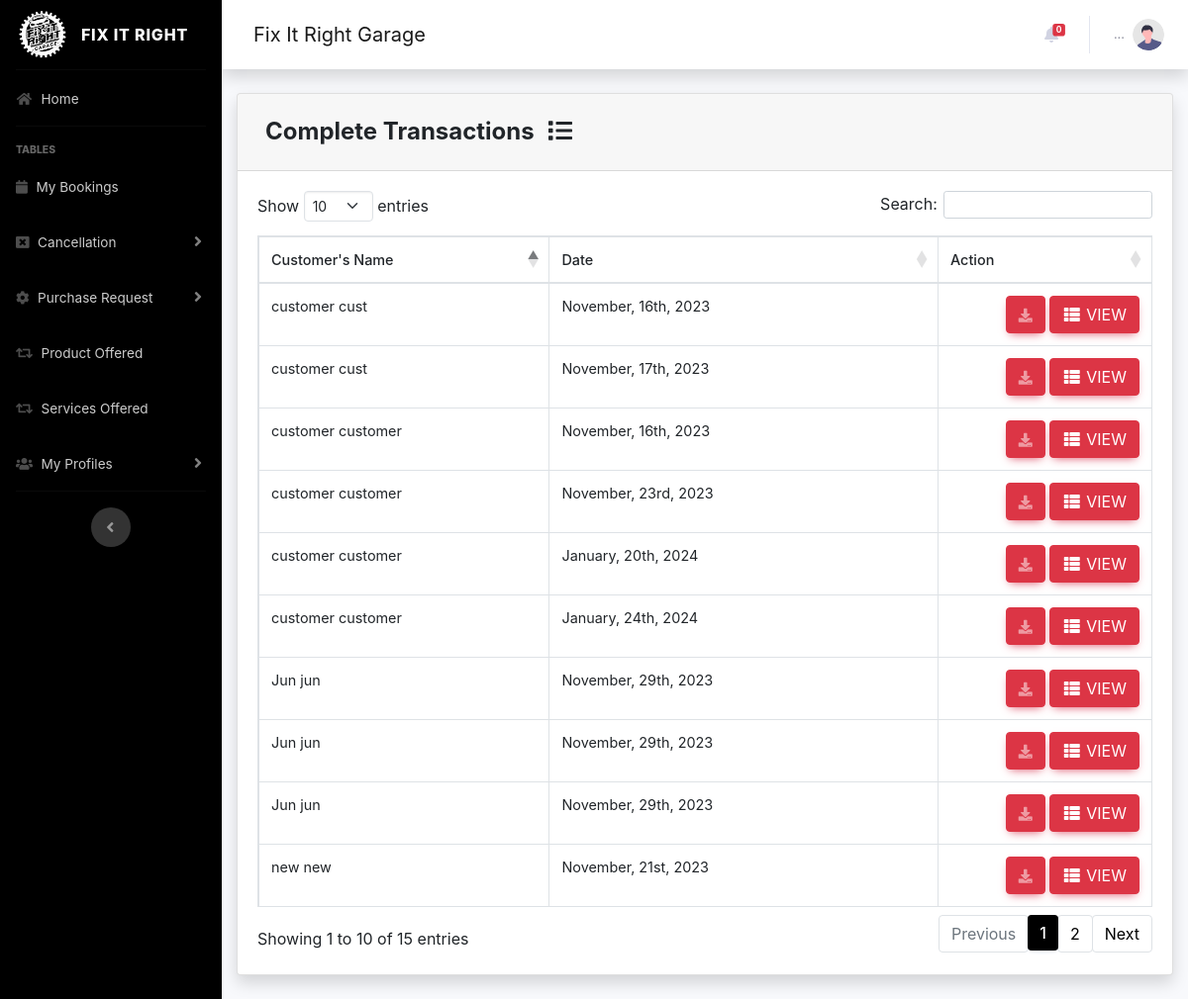
The page /pages/client/transact-user.php (signed in) on the database its author committed.
### tables this page shows
CREATE TABLE `transacttable` (
  `transid` int(64) NOT NULL,
  `custid` int(64) NOT NULL,
  `carid` int(64) NOT NULL,
  `numofitem` int(64) NOT NULL,
  `cashtotal` int(64) NOT NULL,
  `transactidid` int(64) NOT NULL,
  `status` varchar(255) NOT NULL,
  `status_no` int(10) NOT NULL,
  `payment` varchar(255) NOT NULL,
  `payment_type` varchar(255) NOT NULL,
  `transact_sched` date DEFAULT NULL,
  `transact_schedinfo` varchar(255) NOT NULL,
  `transdate` timestamp NOT NULL DEFAULT current_timestamp(),
  `moneytotal` int(64) NOT NULL,
  `numofmaterials` int(64) NOT NULL,
  `transact1` varchar(255) NOT NULL,
  `request` varchar(255) NOT NULL,
  `ptype` varchar(255) NOT NULL,
  `prioritynumber` int(64) NOT NULL,
  `encoder` varchar(255) NOT NULL
);

CREATE TABLE `users` (
  `id` int(11) NOT NULL,
  `username` varchar(255) NOT NULL,
  `firstname` varchar(255) NOT NULL,
  `lastname` varchar(255) NOT NULL,
  `phone` varchar(255) NOT NULL,
  `email` varchar(255) NOT NULL,
  `useremail` varchar(255) NOT NULL,
  `password` varchar(255) NOT NULL,
  `userage` int(64) NOT NULL,
  `usergender` varchar(255) NOT NULL,
  `userbirthdate` date DEFAULT NULL,
  `userprovince` varchar(255) NOT NULL,
  `usercity` varchar(255) NOT NULL,
  `user_type` varchar(255) NOT NULL
);

### pages/client/transact-user.php (the view, shortened to what this page needs)
<?php
  include 'process/session.php';
?>
<!doctype html>
<html lang="en-US">
<head>
  </head>
<body>
            <div class="card shadow mb-4">
            <div class="card-header py-3">
              <h4 class="m-2 font-weight-bold">Complete Transactions&nbsp;  <i class="fas fa-fw fa-list"></i></h4>
            </div>
            <div class="card-body">
              <div class="table-responsive">
                <table class="table table-bordered" id="example" width="100%" cellspacing="0">
              <thead>
                   <tr>
                     <th width="15%">Customer's Name</th>
                     <th width="20%">Date</th>
                     <th width="11%">Action</th>
                   </tr>
               </thead>
          <tbody>
  <?php
  $magic ="SELECT * FROM transacttable JOIN users on custid = users.id WHERE status = 'Completed';";
$result = $con->query($magic);
             while($row = $result->fetch_assoc()) {
                echo "<tr>";
               $fn = $row['firstname'];
               $ln = $row['lastname'];
               $full = $fn . ' ' . $ln;
               $hello = $row['transact_sched'];
               $mydate = strtotime($hello);
              echo "<td>".$full."</td>";
              echo "<td>";
              echo date('F, jS, Y', $mydate);
              echo"</td>";
            echo '<td align="right">
              <a type="button" class="btn btn-danger" href="../reciept/print-download.php?id='.$row['transid'] . '"><i class="fas fa-download fa-sm text-white-50"></i></a>
            <a type="button" class="btn btn-danger" href="../client/transact_view.php?editId='.$row['transid'] . '"><i class="fas fa-fw fa-th-list"></i> View</a>
            </div> </td>';
  }
     ?>
 </body>
</html>
<?php
include ('footer.php');
?>

### pages/client/css/all.css (style rules this page uses)
.fa, .fas, .far, .fal, .fad, .fab { -moz-osx-font-smoothing: grayscale; -webkit-font-smoothing: antialiased; display: inline-block; font-style: normal; font-variant: normal; text-rendering: auto; line-height: 1; }
.fa-sm { font-size: .875em; }
.fa-fw { text-align: center; width: 1.25em; }
.fa-download:before { content: "\f019"; }
.fa-list:before { content: "\f03a"; }
.fa-th-list:before { content: "\f00b"; }
.fa, .fas { font-family: 'Font Awesome 5 Free'; font-weight: 900; }

### pages/client/transact-user.php (style rules this page uses)
body { font-family: 'Kanit', sans-serif; font-family: 'Nunito Sans', sans-serif; }

### pages/client/footer.php (style rules this page uses)
body { font-family: 'Poppins', sans-serif; }

### rows shown on the page
transacttable: users.firstname+lastname "customer customer", transact_sched "November, 16th, 2023"
transacttable: users.firstname+lastname "customer cust", transact_sched "November, 16th, 2023"
transacttable: users.firstname+lastname "customer cust", transact_sched "November, 17th, 2023"
transacttable: users.firstname+lastname "new new", transact_sched "November, 21st, 2023"
transacttable: users.firstname+lastname "customer customer", transact_sched "November, 23rd, 2023"
transacttable: users.firstname+lastname "Jun jun", transact_sched "November, 29th, 2023"
transacttable: users.firstname+lastname "Jun jun", transact_sched "November, 29th, 2023"
transacttable: users.firstname+lastname "Jun jun", transact_sched "November, 29th, 2023"
transacttable: users.firstname+lastname "customer customer", transact_sched "January, 20th, 2024"
transacttable: users.firstname+lastname "customer customer", transact_sched "January, 24th, 2024"

### other values the page prints
$nummy2 "0"
